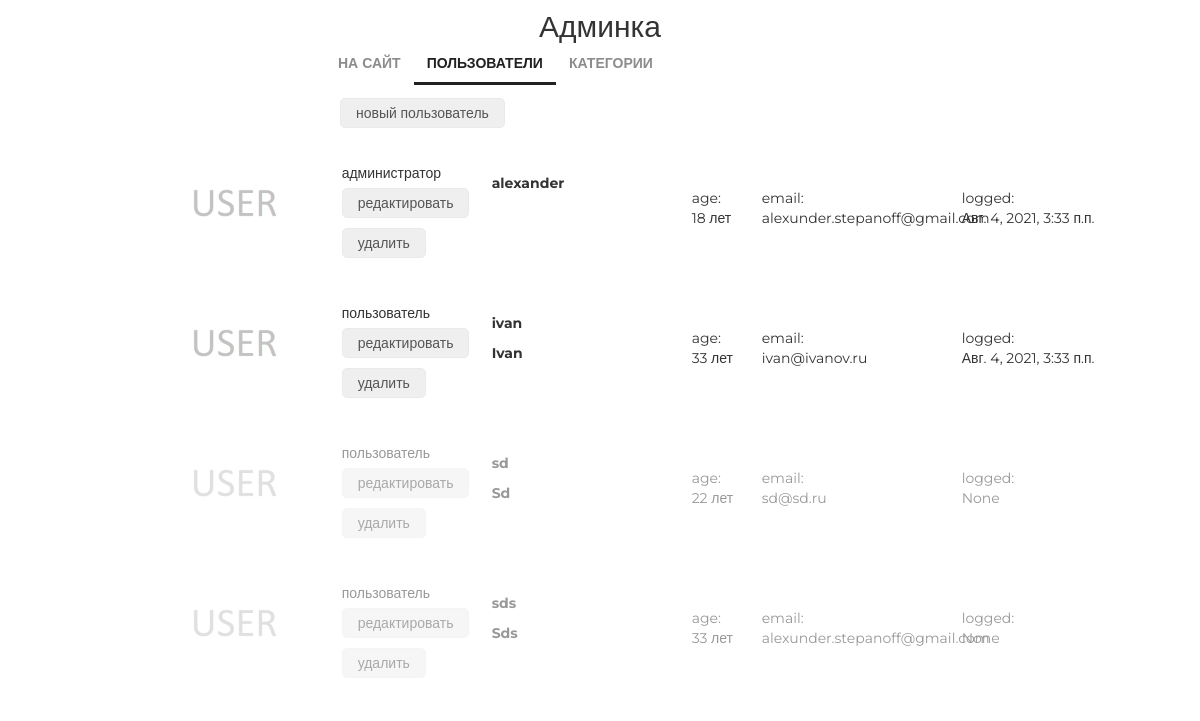
The page /admin/users/read/ (signed in) on the database as committed earlier.
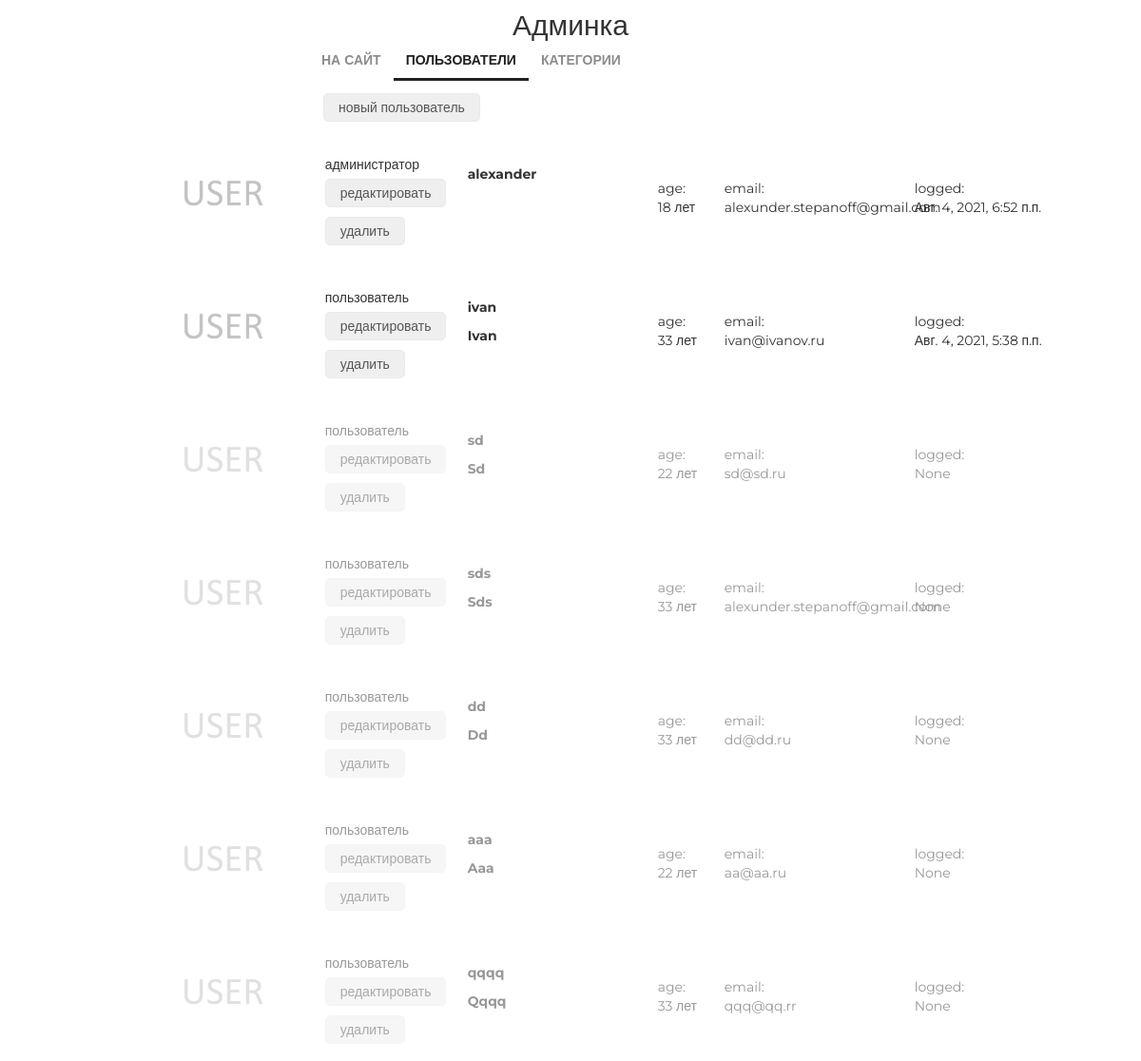
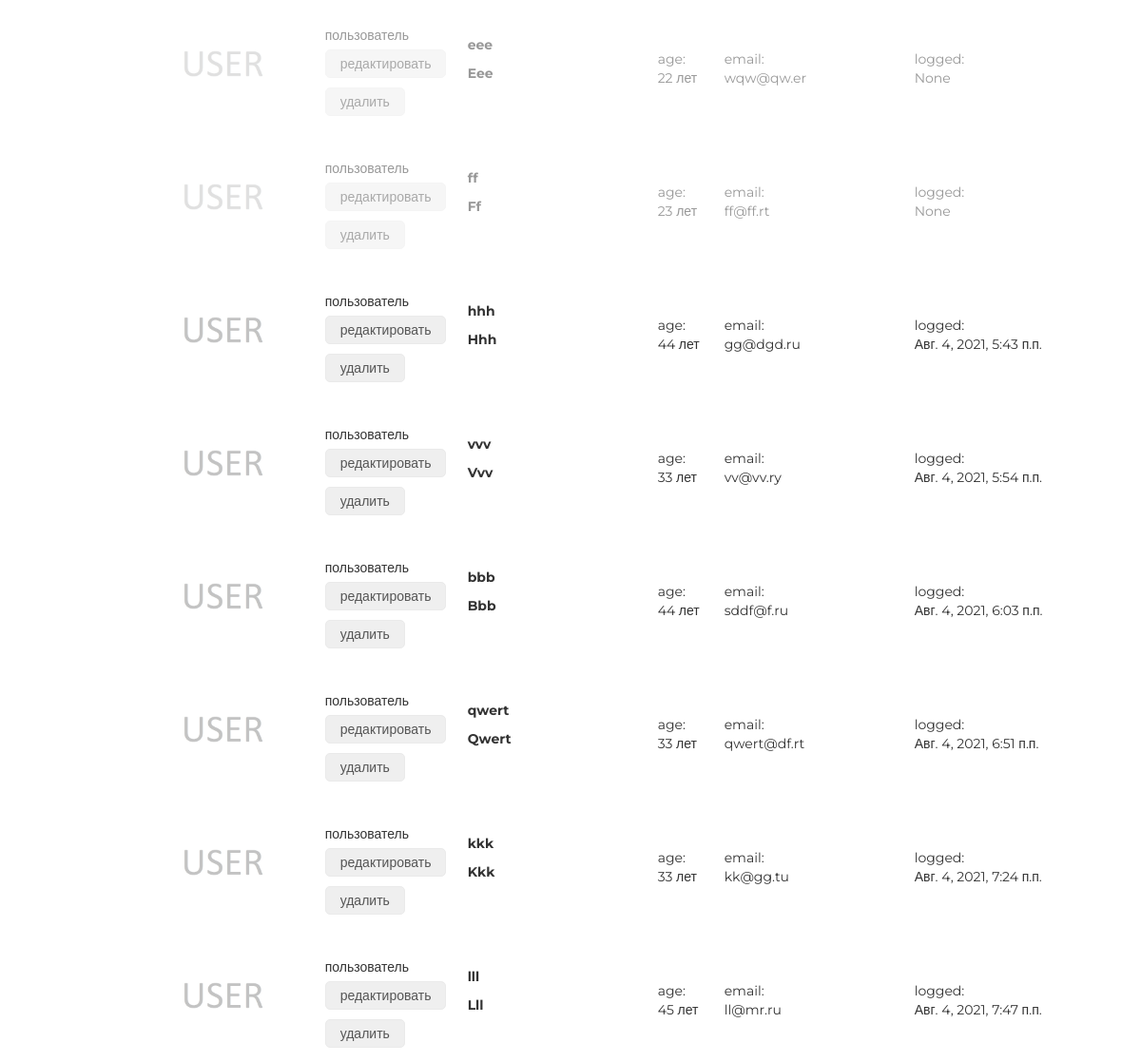
The same page on the database as committed later (2 pictures, top to bottom).
### authapp/models.py (models this page shows, shortened)
class ShopUser(AbstractUser):
    id = models.AutoField(primary_key=True)
    avatar = models.ImageField(upload_to='users_avatars', blank=True)
    age = models.PositiveIntegerField(verbose_name='возраст', default=18)
    activation_key = models.CharField(max_length=128, blank=True)
    activation_key_expires = models.DateTimeField(
        verbose_name='актуальность ключа',
        default=(now()+timedelta(hours=48)))

### adminapp/views.py (the view)
class UsersListView(ListView):
    model = ShopUser
    template_name = 'adminapp/users.html'
    @method_decorator(user_passes_test(lambda u: u.is_superuser))
    def dispatch(self, *args, **kwargs):
        return super().dispatch(*args, **kwargs)

### adminapp/templatetags/my_tags.py (called while the page is built)
@register.filter(name='media_folder_users')
def media_folder_users(string):
    if not string:
        string = 'users_avatars/default.jpg'
    return f'{settings.MEDIA_URL}{string}'

### basketapp/models.py (called while the page is built)
    @staticmethod
    def get_items(user):
        return Basket.objects.filter(user=user).order_by('product__category')

### mainapp/context_processors.py (called while the page is built)
def basket(request):
    basket_list = []
    if request.user.is_authenticated:
        basket_list = Basket.get_items(user=request.user)
    return {
        'basket': basket_list
    }

### adminapp/templates/adminapp/users.html (shortened to what this page needs)
{% extends 'adminapp/base.html' %}
{% load static %}
{% load my_tags %}
{% block content %}
    <div class="users_list">
		<button class="new_user">
			<a href="{% url 'admin:user_create' %}">новый пользователь</a>
		</button>
		{% for object in object_list %}
			<div class="user_record {% if not object.is_active %}not_active{% endif %}">
				<img src="{{ object.avatar|media_folder_users }}" alt="{{ object.username }}">
				<div class="user_role">
					{% if object.is_superuser %}администратор{% else %}пользователь{% endif %}
					<button>
						<a href="{% url 'admin:user_update' object.pk %}">редактировать</a>
					</button>
					<button>
						<a href="{% url 'admin:user_delete' object.pk %}">удалить</a>
					</button>
				</div>
				<div class="user_name">
					<p>
						<strong>{{ object.username }}</strong>
					</p>
					<p>
					{% if object.first_name %}
						<b>{{ object.first_name|title }}</b>
					{% endif %}
					</p>
				</div>
				<div class="user_age">
					age:<br>
					{{ object.age }} лет
				</div>
				<div class="user_email">
					email:<br>
					{{ object.email }}
				</div>
				<div class="user_lastlogin">
					logged:<br>
					{{ object.last_login }}
				</div>
			</div>
		{% endfor%}
	</div>
{% endblock %}

### adminapp/templates/adminapp/base.html (shortened to what this page needs)
<!DOCTYPE html>
{% load static %}
<html>
<head>
    {% block css %}
        <link rel="stylesheet" type="text/css" href="{% static 'css/bootstrap.min.css' %}">
        <link rel="stylesheet" type="text/css" href="{% static 'css/style.css' %}">
        <link rel="stylesheet" href="{% static 'fonts/font-awesome/css/font-awesome.css' %}">
    {% endblock %}
</head>
<body>
	<div class="admin_container">
        <div class="h2 text-center head">
            Админка
        </div>
        {% block menu %}
            <div class="admin_menu">
                {% include 'adminapp/includes/inc_menu.html' %}
            </div>
        {% endblock %}
        {% block content %}
        {% endblock %}
	</div>
</body>
</html>

### adminapp/templates/adminapp/includes/inc_menu.html
<ul class="menu">
    <li><a href="{% url 'main' %}">на сайт</a></li>
    <li>
        <a href="{% url 'admin:users' %}" class="{% if request.resolver_match.url_name == 'users' %}active{% endif %}">
            пользователи
        </a>
    </li>
    <li>
        <a href="{% url 'admin:categories' %}"
        class="{% if request.resolver_match.url_name == 'categories' or category.name %}active{% endif %}">
            категории{% if category %}:<span>{{ category.name }}</span>{% endif %}
        </a>
    </li>
</ul>

### static/css/style.css (style rules this page uses)
* { margin: 0; padding: 0; }
body { font-family: 'Montserrat', sans-serif; }
html, body { height: 100%; }
.users_list { margin-left: 150px; }
.users_list a { color: #555; text-decoration: none; }
.users_list .new_user { margin-left: 190px; }
.users_list button { border: 1px solid #eaeaea; border-radius: 5px; height: 30px; margin: 5px auto; padding: 0 15px; }
.user_record { height: 125px; margin: 15px auto; position: relative; }
.user_record.not_active { opacity: 0.5; }
.user_record img { display: block; float: left; height: 125px; border-radius: 25px; }
.user_record .user_name { display: block; float: left; margin-top: 15px; margin-left: 25px; width: 175px; }
.user_record .user_name p { margin: 10px auto; }
.user_record .user_email { display: block; float: left; margin-top: 40px; margin-left: 25px; width: 175px; }
.user_record .user_age { display: block; float: left; margin-top: 40px; margin-left: 25px; width: 45px; }
.user_record .user_role { display: block; float: left; margin-top: 15px; margin-left: 25px; width: 125px; }
.user_record .user_lastlogin { display: block; float: left; margin-top: 40px; margin-left: 25px; width: 175px; }
.admin_container .h2 { margin-top: 10px; }
.admin_menu { display: block; left: 15px; top: 20px; height: 40px; width: 100%; }
.admin_menu ul.menu { display: block; float: none; width: 550px; height: 50px; margin: auto; color: #555; }
.menu { list-style-type: none; margin-top: 67px; float: right; }
.menu li { float: left; }
.menu a { color: #8c8c8c; font-size: 14px; font-weight: 700; text-align: right; text-transform: uppercase; text-decoration: none; padding: 10px 13px; }
.menu .active { color: #212121; font-weight: 700; border-bottom: 3px solid #212121; }

Rows that differ between the two databases and show on the page:
changed ShopUser "alexander": last_login "Авг. 4, 2021, 3:33 п.п." → "Авг. 4, 2021, 6:52 п.п."
changed ShopUser "ivan": last_login "Авг. 4, 2021, 3:33 п.п." → "Авг. 4, 2021, 5:38 п.п."
added ShopUser: is_superuser "пользователь", username "dd", first_name "Dd", age "33", email "dd@dd.ru", last_login "None", is_active False (drawn)
added ShopUser: is_superuser "пользователь", username "aaa", first_name "Aaa", age "22", email "aa@aa.ru", last_login "None", is_active False (drawn)
added ShopUser: is_superuser "пользователь", username "qqqq", first_name "Qqqq", age "33", email "qqq@qq.rr", last_login "None", is_active False (drawn)
added ShopUser: is_superuser "пользователь", username "eee", first_name "Eee", age "22", email "wqw@qw.er", last_login "None", is_active False (drawn)
added ShopUser: is_superuser "пользователь", username "ff", first_name "Ff", age "23", email "ff@ff.rt", last_login "None", is_active False (drawn)
added ShopUser: is_superuser "пользователь", username "hhh", first_name "Hhh", age "44", email "gg@dgd.ru", last_login "Авг. 4, 2021, 5:43 п.п."
added ShopUser: is_superuser "пользователь", username "vvv", first_name "Vvv", age "33", email "vv@vv.ry", last_login "Авг. 4, 2021, 5:54 п.п."
added ShopUser: is_superuser "пользователь", username "bbb", first_name "Bbb", age "44", email "sddf@f.ru", last_login "Авг. 4, 2021, 6:03 п.п."
added ShopUser: is_superuser "пользователь", username "qwert", first_name "Qwert", age "33", email "qwert@df.rt", last_login "Авг. 4, 2021, 6:51 п.п."
added ShopUser: is_superuser "пользователь", username "kkk", first_name "Kkk", age "33", email "kk@gg.tu", last_login "Авг. 4, 2021, 7:24 п.п."
added ShopUser: is_superuser "пользователь", username "lll", first_name "Lll", age "45", email "ll@mr.ru", last_login "Авг. 4, 2021, 7:47 п.п."
